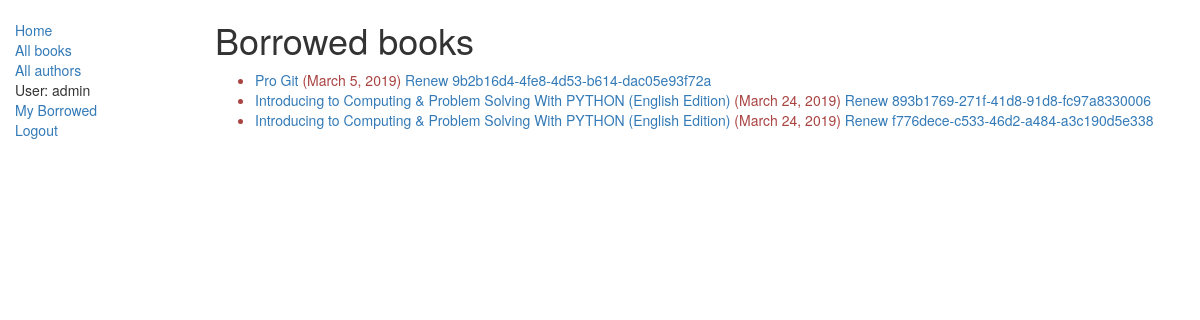
Screenshot of /catalogo/mybooks/ (signed in) with the database file from the repository.
### catalogo/models.py (models this page shows, shortened)
class BookInstance(models.Model):
	id = models.UUIDField(primary_key=True, default=uuid.uuid4, help_text="ID único para este libro particular en toda la biblioteca")
	book = models.ForeignKey('Book', on_delete=models.SET_NULL, null=True)
	imprint =models.CharField(max_length=200)
	due_back = models.DateField(null=True, blank=True)
	LOAN_STATUS = (
		('m', 'Maintence'),
		('o', 'On loan'),
		('a', 'Availabe'),
		('r', 'Reserved'),
	)
	status = models.CharField(max_length=1,	choices=LOAN_STATUS, blank=True, default='m', help_text='Disponibilidad del libro')
	borrower = models.ForeignKey(User, on_delete=models.SET_NULL, null=True, blank=True)
	class Meta:
		ordering = ["due_back"]
		permissions = (("can_mark_returned", "Set book as returned"),)
	@property
	def is_overdue(self):
		if self.due_back and date.today() > self.due_back:
			return True
		return False

class Book(models.Model):
	title = models.CharField(max_length=200)
	author = models.ForeignKey('Author', on_delete=models.SET_NULL, null=True)
	summary = models.TextField(max_length=1009, help_text="Enter a brief description of the book")
	isbn = models.CharField('ISBN', max_length=13, help_text='13 Character <a href="https://www.isbn-international.org/content/what-isbn"> ISBN numbre</a>')
	genre = models.ManyToManyField(Genre, help_text="Select a genre for his book")
	def display_genre(self):
		"""
        Creates a string for the Genre. This is required to display genre in Admin.
        """
		return ', '.join([ genre.name for genre in self.genre.all()[:3] ])
	display_genre.short_description = 'Genre'

### catalogo/views.py (the view)
class LoanedBooksByUserListView(LoginRequiredMixin,generic.ListView):
	model = BookInstance
	template_name ='catalogo/bookinstance_list_borrowed_user.html'
	paginate_by = 10
	def get_queryset(self):
		return BookInstance.objects.filter(borrower=self.request.user).filter(status__exact='o').order_by('due_back')

### catalogo/templates/catalogo/bookinstance_list_borrowed_user.html
{% extends "base_generic.html" %}
{% block content %}
    <h1>Borrowed books</h1>
    {% if bookinstance_list %}
    <ul>
      {% for bookinst in bookinstance_list %}
      <li class="{% if bookinst.is_overdue %}text-danger{% endif %}">
        <a href="{% url 'book-detail' bookinst.book.pk %}">{{bookinst.book.title}}</a> ({{ bookinst.due_back }})
        {% if perms.catalog.can_mark_returned %}<a href="{% url 'renew-book-librarian' bookinst.id %}">Renew {{bookinst.id}}</a>  {% endif %}
      </li>
      {% endfor %}
    </ul>
    {% else %}
      <p>There are no books borrowed.</p>
    {% endif %}
{% endblock %}

### catalogo/templates/base_generic.html (shortened to what this page needs)
<!DOCTYPE html>
<html lang="en">
<head>
  <link rel="stylesheet" href="https://maxcdn.bootstrapcdn.com/bootstrap/3.3.7/css/bootstrap.min.css">
  {% load static %}
  <link rel="stylesheet" href="{% static 'css/styles.css' %}">
</head>
<body>
  <div class="container-fluid">
    <div class="row">
      <div class="col-sm-2">
      {% block sidebar %}
      <ul class="sidebar-nav">
          <li><a href="{% url 'index' %}">Home</a></li>
          <li><a href="{% url 'books' %}">All books</a></li>
          <li><a href="{% url 'authors' %}"">All authors</a></li>
          {% if user.is_authenticated %}
           <li>User: {{ user.get_username }}</li>
           <li><a href="{% url 'my-borrowed' %}">My Borrowed</a></li>
           <li><a href="{% url 'logout'%}?next={{request.path}}">Logout</a></li>
         {% else %}
           <li><a href="{% url 'login'%}?next={{request.path}}">Login</a></li>
         {% endif %}
      </ul>
     {% endblock %}
      </div>
      <div class="col-sm-10 ">
      {% block content %}{% endblock %}
      </div>
    </div>
  </div>
</body>
</html>

### catalogo/static/css/styles.css (style rules this page uses)
.sidebar-nav { margin-top: 20px; padding: 0; list-style: none; }

### rows the page displays
BookInstance: book "Pro Git", due_back "March 5, 2019", id "9b2b16d4-4fe8-4d53-b614-dac05e93f72a"
BookInstance: book "Introducing to Computing & Problem Solving With PYTHON (English Edition)", due_back "March 24, 2019", id "893b1769-271f-41d8-91d8-fc97a8330006"
BookInstance: book "Introducing to Computing & Problem Solving With PYTHON (English Edition)", due_back "March 24, 2019", id "f776dece-c533-46d2-a484-a3c190d5e338"

### other values shown
{{ user.get_username }} "admin"
